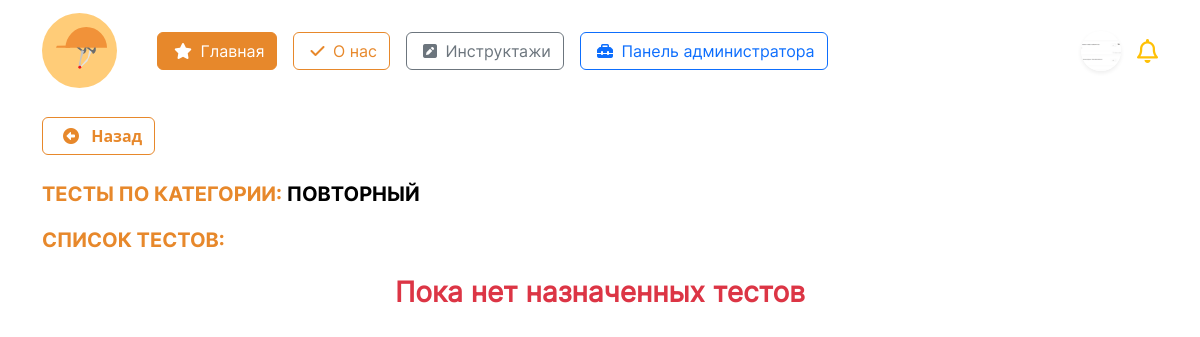
/account/themes_inst/test/4/ (signed in), run on an earlier commit of the app's database.
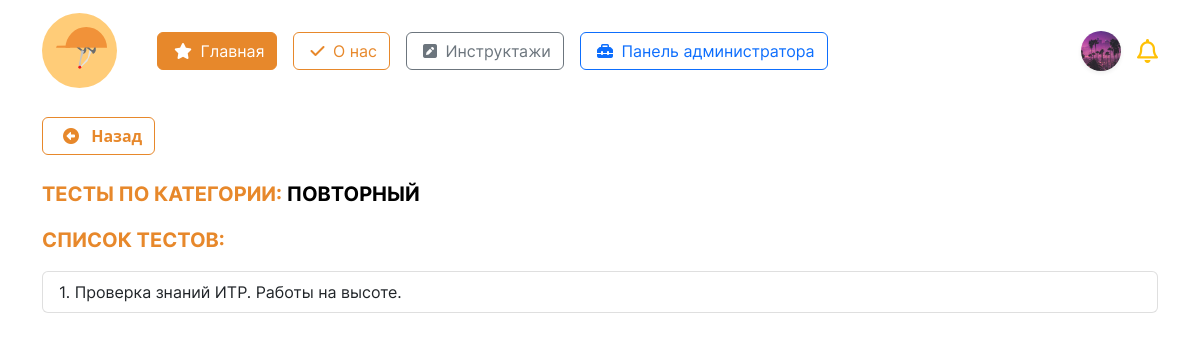
And on a later commit of the database.
### initru/models.py (models this page shows, shortened)
class CustomUser(AbstractUser):  # custom user for Users with django
    gen = (
        ('m', 'Мужской'),
        ('j', 'Женский')
    )
    patronymic = models.CharField(
        'Отчество',
        max_length=250,
    )
    gender = models.CharField(
        'Пол', choices=gen,
        max_length=3, null=True,
    )
    birthday_date = models.DateField(
        'Дата рождения', null=True,
    )
    region  = models.ForeignKey(
        Region, on_delete=models.CASCADE,
        null=True, verbose_name='Регион',
    )
    city  = ChainedForeignKey(
        City,
        chained_field='region',
        chained_model_field="region",
        show_all=False,
        auto_choose=True,
        null=True,
        sort=True, verbose_name = 'Город')
    street  = models.ForeignKey(
        Street, on_delete=models.CASCADE,
        null=True, verbose_name='Улица',
    )
    house = models.IntegerField(
        "Номер дома", null=True,
    )
    flat = models.IntegerField(
        'Этаж', null=True,
    )
    avatar = models.ImageField(
        'Изображение пользователя',
        upload_to='images/users/',
        null=True,
        blank=True,
    )
    phone_number = models.CharField(
        'Номер телефона', max_length=20,unique=True,
        blank=False, null=True,
    )
    type_user  = models.ForeignKey(
        typeuser, on_delete=models.CASCADE,
        verbose_name='Тип пользователя', null=True,
    )
    groupStud  = models.ForeignKey(
        Groups, on_delete=models.CASCADE,
        verbose_name='Группа', null=True,
        blank=True
    )
    role  = models.ForeignKey(
        role, on_delete=models.CASCADE,
        null=True, verbose_name='Роль',
    )
    date_end = models.DateField(
        'Дата завершения зачисления',
        null=True,
    )

class test(models.Model):
    instruction = models.ForeignKey( inst, on_delete=models.CASCADE, verbose_name='Инструктаж' )
    name_test = models.CharField( 'Название теста инструктажа', max_length=125 )
    number_of_questions = models.IntegerField('Количество вопросов') ##
    time = models.IntegerField('Ограничение по времени') ##
    required_score_to_pass = models.IntegerField('Рекомендуемый балл в %', help_text='Рекомендуемый балл в %')
    type_user  = models.ForeignKey(typeuser, on_delete=models.CASCADE, verbose_name='Тип пользователя')
    file = models.FileField( 'Файл к тесту', upload_to='instr/', null=True, blank=True)
    stud_groups = models.ForeignKey(Groups, on_delete=models.CASCADE, verbose_name='Группа')
    date_target = models.DateTimeField('Дата назначения',)
    class Meta:
        verbose_name = 'Тест'
        verbose_name_plural = 'Тесты'
    @staticmethod
    def get_need_instr(request, id):
        return test.objects.filter(
            instruction = id, # инструктаж
            type_user = request.user.type_user, # тип пользователя
            stud_groups=request.user.groupStud # группа
            )

### initru/views.py (the view)
# urls.py: path('account/themes_inst/test/<int:id>/', BriefLayoutView.tests, name = "test_list"),
    @login_required
    def tests(request, id):
        page_name = 'user_tests/user_tests_list.html'
        themesInstructions = inst.objects.get(id=id)  # model inst
        tests = test.get_need_instr(request, id)  # model test
        values = {
            'test': tests,
            'themes': themesInstructions,
        }
        return render(request, page_name, values)

### initru/templates/user_tests/user_tests_list.html (shortened to what this page needs)
{% extends "../base.html" %}
{% load static %}
{% block content %}
<div class="container mt-3">
    <a class = 'btn btn-outline-orange mb-2 fw-bold' onclick="javascript:history.back(); return false;" href ="#">
      <i class="fa-solid fa-circle-left mx-2"></i>
      Назад
    </a>
    <p class = 'fs-5 text-uppercase mt-3' style="font-family: 'Inter-Bold'; color:#E7882B;">
        Тесты по категории: <span style = "color:black;">{{ themes.name_instruction }}</span>
    </p>
    <p class = 'fs-5 text-uppercase' style="font-family: 'Inter-Bold'; color:#E7882B;">
        Список тестов:
    </p>
    <div class="list-group mt-3" style='font-family: "Inter-Regular";'>
        {% for item in test %}
          <button class="btn-quiz list-group-item list-group-item-action" data-brief-name = "{{item.instruction.name_instruction }}" data-brief-pk='{{item.instruction.pk }}' data-quiz-pk="{{ item.id }}" data-quiz-name="{{item.name_test}}" data-quiz-time = "{{ item.time }}" data-pass ="{{ item.required_score_to_pass }}" data-questions='{{ item.number_of_questions }}' data-bs-target="#staticBackdrop" data-file-link = '{{ item.file.url }}' data-bs-toggle="modal">{{ forloop.revcounter }}. {{ item.name_test }}
          </button>
        {% empty %}
          <p class = 'fw-bold text-center fs-3 text-danger'>Пока нет назначенных тестов</p>
        {% endfor %}
    </div>
</div>
{% endblock %}

### initru/templates/base.html (shortened to what this page needs)
<!DOCTYPE html>
{% load static %}
<html lang="ru">
<head>
	<link rel="stylesheet" href="{% static 'css/bootstrap.min.css' %}">
	<link rel="stylesheet" href="{% static 'css/style.css' %}">
	<link href="{% static 'fontawesomefree/css/fontawesome.css' %}" rel="stylesheet" type="text/css">
	<link href="{% static 'fontawesomefree/css/brands.css' %}" rel="stylesheet" type="text/css">
	<link href="{% static 'fontawesomefree/css/solid.css' %}" rel="stylesheet" type="text/css">
</head>
<header>
	<nav class="navbar" style='font-family: "Inter-Regular";'>
		<div class="container">
			<div class='d-flex align-items-center'>
				<a href="{% url 'main' %}" class="navbar-brand">
					<img src="{% static 'images/logo.svg' %}" alt="logo" height="75">
				</a>
				<div class="d-flex mx-3 flex-wrap">
					<a class='btn btn-orange mx-2' href="{% url 'main' %}">
						<i class="fa-solid fa-star mx-1"></i>
						Главная
					</a>
					<a class='btn btn-outline-orange mx-2' href="{% url 'about' %}">
						<i class="fa-solid fa-check mx-1"></i>
						О нас
					</a>
					{% if user.is_authenticated %}
					<a class='btn btn-outline-secondary mx-2' href="{% url 'brief' %}">
						<i class="fa-solid fa-square-pen mx-1"></i>
						Инструктажи
					</a>
						{% if user.is_superuser %}
							<a class='btn btn-outline-primary mx-2' href="{% url 'admin:index' %}">
								<i class="fa-solid fa-toolbox mx-1"></i>
								Панель администратора
							</a>
						{% endif %}
					{% endif %}
				</div>
			</div>
			<div class='navbar d-flex justify-content-center'>
				{% if user.is_authenticated %}
				<div class="dropdown text-end d-flex mx-2">
					<a class="d-block link-dark text-decoration-none d-flex align-items-center" id="dropdownUser1" data-bs-toggle="dropdown" aria-expanded="false">
						<div class = 'rounded-circle mx-2 shadow-sm' style = '
						width: 40px;
						height: 40px;
						background-position: center;
						background-repeat: no-repeat;
						background-size: cover;
						background-clip: unset;
						background-image: url("{{ request.user.avatar.url }}");
						'></div>
					</a>
				</div>
				<i class="fa-regular fa-bell fs-4 text-warning"></i>
				{% else %}
				<div class="dropdown text-end">
					<a href="{% url 'login' %}" class="d-block link-dark text-decoration-none">
						<img src="{% static 'images/startPage/user/user.svg' %}" alt="user">
					</a>
				</div>
				{% endif %}
			</div>
		</div>
	</nav>
</header>
<body>
	<main>
		{% block content %}
		{% endblock content %}
	</main>
</body>
</html>

What changed in the data, as far as the page shows it:
changed CustomUser: user.avatar: a different picture
now on this page (row edited): test: name_test "Проверка знаний ИТР. Работы на высоте."
Also different on the page:
text no longer shown: "Пока нет назначенных тестов"
